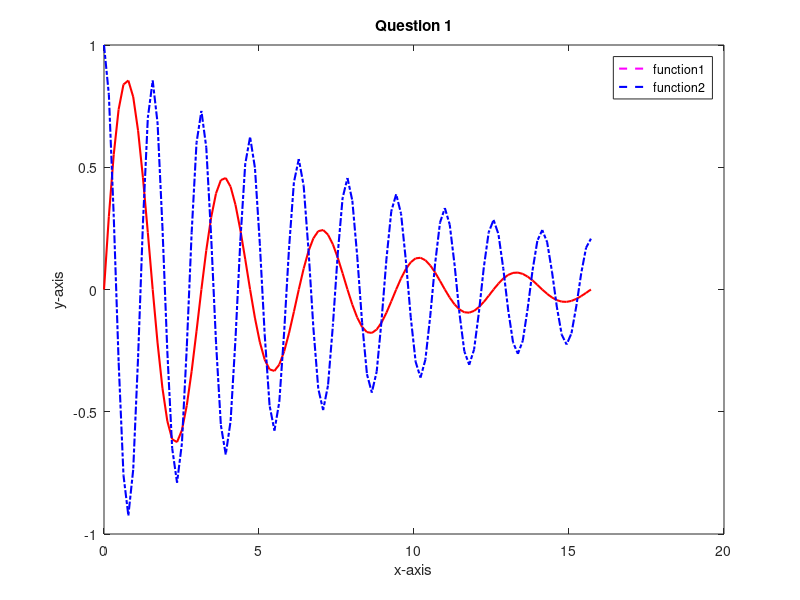

The MATLAB script that drew this image:
x = 0:pi/20:5*pi;
y1 = exp(-0.2*x) .* sin(2*x);
y2 = exp(-0.1*x) .* cos(4*x);
figure;
plot(x, y1, 'r-', 'LineWidth', 1.5);
hold on;
plot(x, y2, 'b-.', 'LineWidth', 1.5);
xlabel('x-axis');
ylabel('y-axis');
title('Question 1');
legend('function1', 'function2');
h = gcf; 
lines = findobj(h, 'Type', 'Line');
set(lines(1), 'Color', 'blue', 'LineStyle', '--'); 
set(lines(2), 'Color', 'magenta', 'LineStyle', '--');
